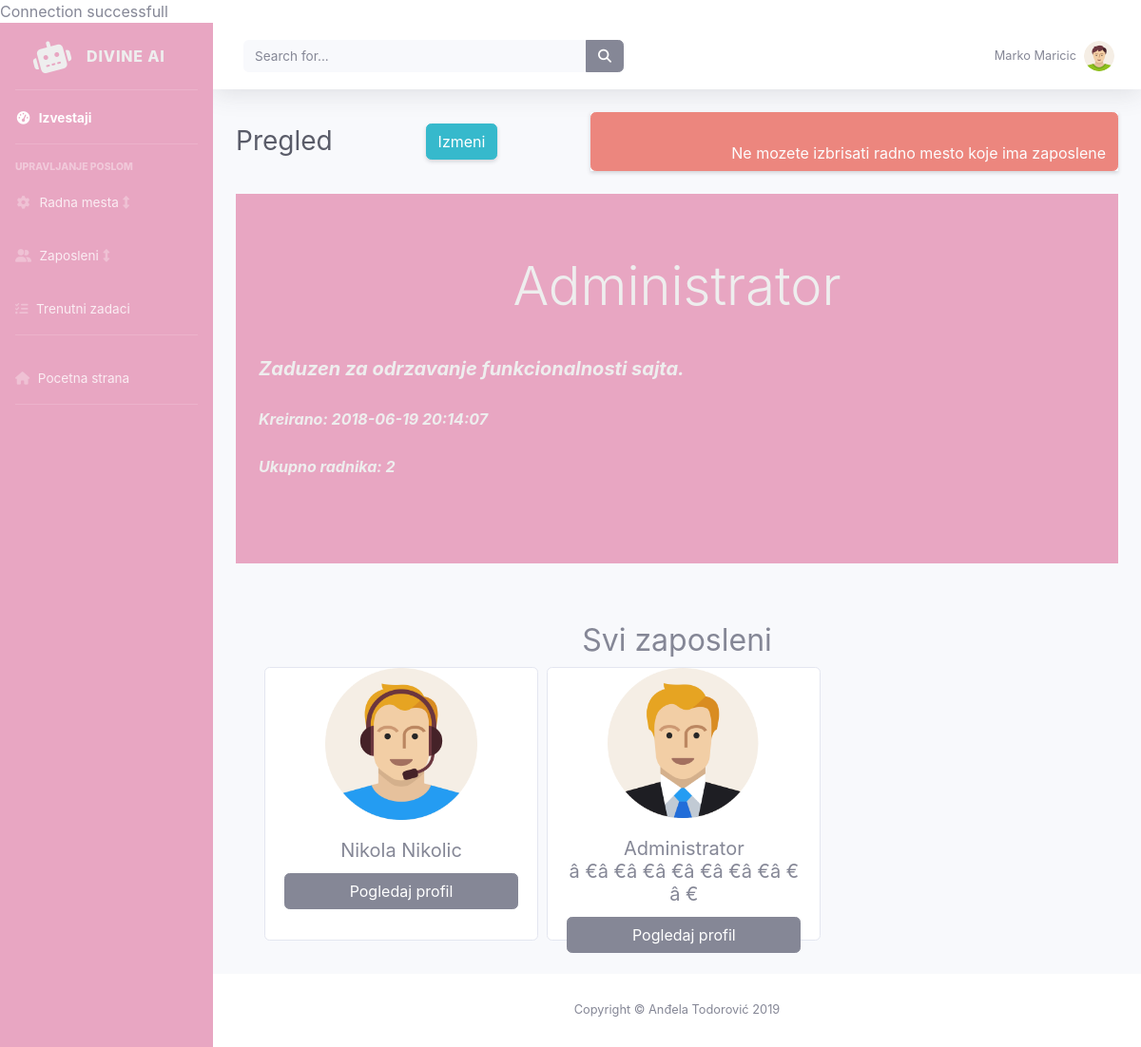
The app's page /GUI/admin/singlework.php?id_mesto=1 (signed in) with its own data.
### tables this page shows
CREATE TABLE `radnik` (
  `id_radnik` int(11) NOT NULL,
  `ime` varchar(20) NOT NULL,
  `prezime` varchar(45) NOT NULL,
  `email` varchar(45) NOT NULL,
  `lozinka` varchar(45) NOT NULL,
  `datum_rodjenja` date NOT NULL,
  `datum_zaposlenja` date NOT NULL,
  `telefon` int(11) NOT NULL,
  `slika` varchar(120) DEFAULT NULL,
  `plata` int(7) NOT NULL,
  `id_rola` int(11) NOT NULL,
  `radno_mesto` int(11) NOT NULL,
  `id_plata` int(11) NOT NULL,
  `poslednja_plata` date NOT NULL,
  `sledeca_plata` date NOT NULL
);

CREATE TABLE `radno_mesto` (
  `id_radno_mesto` int(11) NOT NULL,
  `naziv` varchar(45) NOT NULL,
  `opis` varchar(500) NOT NULL,
  `kreirano` timestamp NOT NULL DEFAULT CURRENT_TIMESTAMP ON UPDATE CURRENT_TIMESTAMP
);

### BL/Profile.php (called while the page is built, shortened)
<?php
class Profile
{
	private $conn;
	private $table = "radnik";
	public $id_radnik;
	public function __construct($db)
	{
		$this->conn = $db;
	}
	public function readProfile()
	{
		$query = "SELECT r.ime,r.prezime,r.telefon,r.email,r.lozinka,r.datum_rodjenja,r.datum_zaposlenja,r.slika,r.plata,r.poslednja_plata,r.sledeca_plata,r.id_plata,
		m.naziv,p.status
		FROM ((" . $this->table . " r LEFT JOIN radno_mesto m ON r.radno_mesto = m.id_radno_mesto)
		LEFT JOIN plata_status p ON r.id_plata = p.id_plata)
		WHERE r.id_radnik = ?
		LIMIT 0,1";
		$stmt = $this->conn->prepare($query);
		$stmt->bindParam(1, $this->id_radnik);
		$stmt->execute();
		$row = $stmt->fetch(PDO::FETCH_ASSOC);
		$this->ime = $row['ime'];
		$this->prezime = $row['prezime'];
		$this->slika = $row['slika'];
	}
	public function readWorkProfile()
	{
		$id_mesto = $_GET['id_mesto'];
		$query = "SELECT ime,prezime,id_radnik,slika FROM " . $this->table . " WHERE radno_mesto = :mesto";
		$stmt = $this->conn->prepare($query);
		$stmt->bindParam(":mesto",$id_mesto);
		$stmt->execute();
		return $stmt;
	}
}

### BL/WorkPlace.php (called while the page is built, shortened)
<?php
class WorkPlace
{
private $conn;
private $table = 'radno_mesto';
public $id_radno_mesto;
public function __construct($db) {
	$this->conn = $db;
}
public function readSingleWork() {
	$query = "SELECT m.naziv,m.opis,m.kreirano,count(r.radno_mesto) as ukupno_radnika FROM " . $this->table . " m
	LEFT JOIN radnik r ON m.id_radno_mesto = r.radno_mesto
	WHERE m.id_radno_mesto = ?
	LIMIT 0,1";
	$workstmt = $this->conn->prepare($query);
	$workstmt->bindParam(1,$this->id_radno_mesto);
	$workstmt->execute();
	$rowwork = $workstmt->fetch(PDO::FETCH_ASSOC);
	$this->naziv = $rowwork['naziv'];
	$this->opis = $rowwork['opis'];
	$this->kreirano = $rowwork['kreirano'];
	$this->ukupno_radnika = $rowwork['ukupno_radnika'];
}
}

### GUI/admin/singlework.php (the view, shortened to what this page needs)
<?php
include_once '../../DAL/Database.php';
include_once '../../BL/Profile.php';
include_once '../../BL/WorkPlace.php';
$database = new Database();
$db = $database->getConnection();
  $work = new WorkPlace($db);
  $work->id_radno_mesto = isset($_GET['id_mesto']) ? $_GET['id_mesto'] : die();
  $work->readSingleWork();
  $profile = new Profile($db);
  $profile->id_radnik = $_SESSION['user'];
  $profile->readProfile();
  $stmt = $profile->readWorkProfile();
?>
<!DOCTYPE html>
<html lang="en">
<head>
    <link rel="stylesheet" href="https://stackpath.bootstrapcdn.com/bootstrap/4.3.1/css/bootstrap.min.css">
    <link rel="stylesheet" href="../css/dash-bs.css">
    <link rel="stylesheet" href="../css/admin.css">
    <link rel="stylesheet" href="../css/color.css">
</head>
<body id="page-top">
  <div id="wrapper">
   <?php include_once '../../INCLUDES/sidebar.php'; ?>
    <div id="content-wrapper" class="d-flex flex-column">
      <div id="content">
        <nav class="navbar navbar-expand navbar-light bg-white topbar mb-4 static-top shadow">
          <form class="d-none d-sm-inline-block form-inline mr-auto ml-md-3 my-2 my-md-0 mw-100 navbar-search">
            <div class="input-group">
              <input type="text" class="form-control bg-light border-0 small" placeholder="Search for..." aria-label="Search" aria-describedby="basic-addon2">
              <div class="input-group-append">
                <button class="btn btn-secondary" type="button">
                  <i class="fas fa-search fa-sm"></i>
                </button>
              </div>
            </div>
          </form>
          <ul class="navbar-nav ml-auto">
            <li class="nav-item dropdown no-arrow">
              <a class="nav-link dropdown-toggle" href="#" id="userDropdown" role="button" data-toggle="dropdown" aria-haspopup="true" aria-expanded="false">
                <span class="mr-2 d-none d-lg-inline text-gray-600 small"><?php echo $profile->ime . " " . $profile->prezime ?></span>
                <img class="img-profile rounded-circle" src="<?php echo $profile->slika ?>">
              </a>
            </li>
          </ul>
        </nav>
        <div class="container-fluid">
          <div class="d-sm-flex align-items-center justify-content-between mb-4">
            <h1 class="h3 mb-0 text-gray-800">Pregled</h1>
            <a href="updatework.php?edit=<?php echo $work->id_radno_mesto ?>" class="d-none d-sm-inline-block btn  btn-info shadow-sm"> Izmeni</a>
            <a onclick="return confirm('Da li ste sigurni da zelite da obrisete radno mesto?')" href="deletework.php?delete=<?php echo $work->id_radno_mesto ?>" class="d-none d-sm-inline-block shadow-sm">
              <?php
            if ($work->ukupno_radnika == 0) {
              echo "<input type = 'submit' class = 'btn btn-danger'  value = 'Izbriši'>";
            } else {
               echo "<input type = 'submit' class = 'btn btn-danger'  value = '
                              Ne mozete izbrisati radno mesto koje ima zaposlene' disabled>";
            }
             ?></a>
          </div>
          <div class="jumbotron jumbotron-fluid darkpink-bg myjumbo ">
  <div class="container">
    <h1 class="display-4"><?php echo $work->naziv; ?></h1>
    <p class="lead desc"><?php echo $work->opis; ?>.</p>
    <p class="jumb">Kreirano: <?php echo $work->kreirano; ?></p>
    <p class="jumb">Ukupno radnika: <span class="broj"> <?php echo $work->ukupno_radnika; ?></span></p>
  </div>
</div>
          <div class="all-workers">
            <h2>Svi zaposleni</h2>
            <div class="list">
              <div class="row">
              <?php
      while ($row = $stmt->fetch(PDO::FETCH_ASSOC)) {
     ?>
            <div class="col-lg-4">
            <div class="card mx-auto" style="width: 18rem; height: 18rem;">
            <img src="<?php echo $row['slika']  ?>" class="card-img mx-auto d-block" style="width: 10rem; height:10rem; mx-auto;" alt="...">
            <div class="card-body">
            <h5 class="card-title"><?php echo $row['ime'] . ' ' . $row['prezime'] ?></h5>
            <a href="../user/profile.php?id_radnik=<?php echo $row['id_radnik']; ?>" class="btn btn-secondary cardbtn">Pogledaj profil</a></div>
            </div>
            </div>
<?php } ?>
            </div>
          </div>
          </div>
          </div>
      <footer class="sticky-footer bg-white">
        <div class="container my-auto">
          <div class="copyright text-center my-auto">
            <span>Copyright &copy; Anđela Todorović 2019</span>
          </div>
        </div>
      </footer>
    </div>
  </div>
</body>
</html>

### GUI/css/admin.css (style rules this page uses)
.myjumbo { color: #EEE; }
.myjumbo h1 { text-align: center; padding-bottom: 30px; }
.myjumbo p { padding-bottom: 10px; font-style: italic; font-weight: bold; }
.all-workers { padding: 30px; }
.all-workers h2 { text-align: center; }
.card-title { text-align: center; }
.cardbtn { width: 100%; }

### GUI/css/color.css (style rules this page uses)
.darkpink-bg { background-color: #e8a6c2 }

### records on screen
radnik: ime "Marko", prezime "Maricic", slika (picture)
radno_mesto: naziv "Administrator", opis "Zaduzen za odrzavanje funkcionalnosti sajta", kreirano "2018-06-19 20:14:07"
radnik: slika (picture), ime "Nikola", prezime "Nikolic"
radnik: slika (picture), ime "Administrator", prezime "â €â €â €â €â €â €â €â €â €"

### other values on screen
$work->ukupno_radnika "2"
